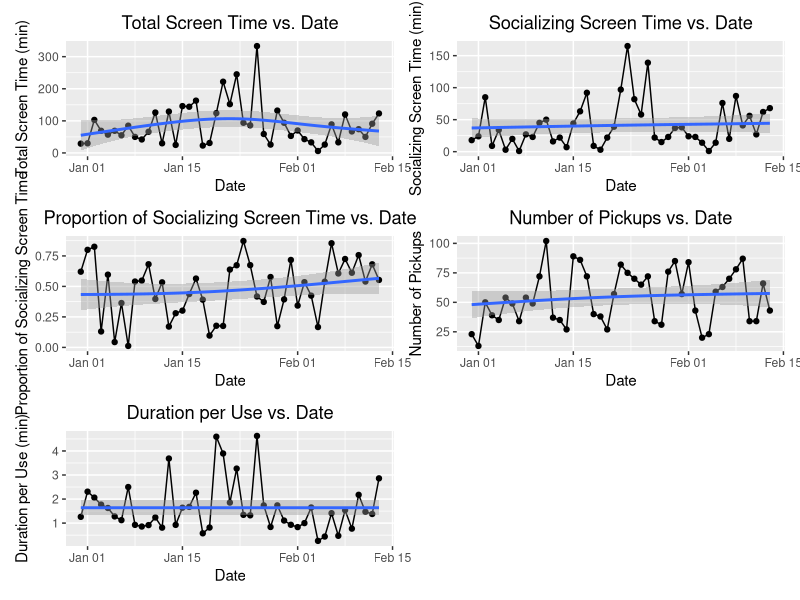

Write R code to recreate this figure. (Note: this script raises an error after producing the figure.)
## ---- chunk 1
knitr::opts_chunk$set(echo = TRUE)
## ---- chunk 2

library(tidyverse)
library(ggplot2)
library(patchwork)
Sys.setlocale("LC_TIME", "en_US.UTF-8")

data <- read.csv("BulunTe_IphoneMonitor.csv", header = TRUE)

data = data %>% mutate(proportion = Social.ST.min/Total.ST.min,
                       duration_per_use = Total.ST.min/Pickups)

data$Date = as.Date(data$Date,format="%m/%d/%Y")

data$weekday = (weekdays(data$Date)  %in% c( "Monday", "Tuesday", "Wednesday", "Thursday", "Friday")) %>% as.numeric() 

data$semster = (data$Date > date("0024-01-09")) %>% as.numeric()

data$semster_weekday = data$semster * data$weekday


data %>% View()
## ---- chunk 3

# drawing the time series picture of total screen time, Social.ST.min, proportion, Pickups and duration_per_use

g1 = ggplot(data, aes(x = Date, y = Total.ST.min)) + 
  geom_line() + 
  geom_point() + 
  geom_smooth(method = "gam", se = TRUE) + 
  labs(title = "Total Screen Time vs. Date", x = "Date", y = "Total Screen Time (min)") + theme(plot.title = element_text(hjust = 0.5))


g2 = ggplot(data, aes(x = Date, y = Social.ST.min)) +
  geom_line() + 
  geom_point() + 
  geom_smooth(method = "gam", se = TRUE) + 
  labs(title = "Socializing Screen Time vs. Date", x = "Date", y = "Socializing Screen Time (min)") + theme(plot.title = element_text(hjust = 0.5))

g3 = ggplot(data, aes(x = Date, y = proportion)) +
  geom_line() + 
  geom_point() + 
  geom_smooth(method = "gam", se = TRUE) + 
  labs(title = "Proportion of Socializing Screen Time vs. Date", x = "Date", y = "Proportion of Socializing Screen Time") + theme(plot.title = element_text(hjust = 0.5))

g4 = ggplot(data, aes(x = Date, y = Pickups)) +
  geom_line() + 
  geom_point() + 
  geom_smooth(method = "gam", se = TRUE) + 
  labs(title = "Number of Pickups vs. Date", x = "Date", y = "Number of Pickups") + theme(plot.title = element_text(hjust = 0.5))

g5 = ggplot(data, aes(x = Date, y = duration_per_use)) +
  geom_line() + 
  geom_point() + 
  geom_smooth(method = "gam", se = TRUE) + 
  labs(title = "Duration per Use vs. Date", x = "Date", y = "Duration per Use (min)") + theme(plot.title = element_text(hjust = 0.5))

g1 + g2 + g3 + g4 + g5 + plot_layout(ncol = 2)

## ---- chunk 4

# making pairwise plot of five vairables

#library(GGally)

data_temp = data %>% select(Total.ST.min, Social.ST.min, proportion, Pickups, duration_per_use)

GGally::ggpairs(data_temp, lower = list(continuous = wrap("points", alpha = 0.3, size = 2.5)), axisLabels = "none")

